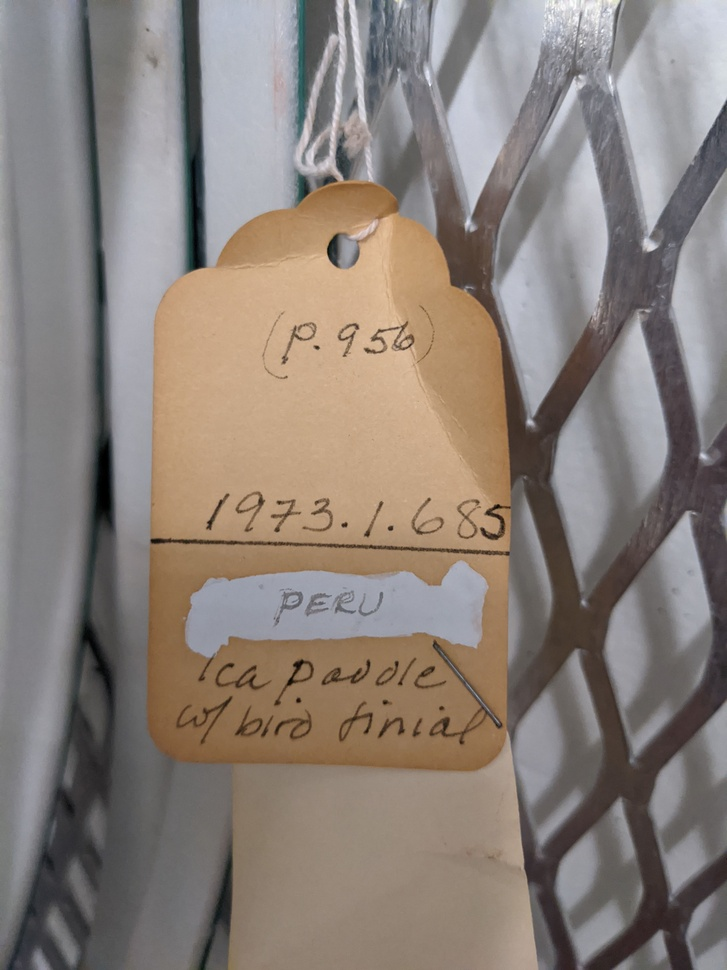
#> input picture images/1973.1.685.jpg, 727 x 970 px, shrunk from 3024 x 4032 before the run
$ python -i canny.py   (imports and definitions only)
#> lines starting #> are read from the running program, lines starting #| are printed output that depends on the picture; after the words box and inside, x2 and y2 are one past the last pixel; in counts of white or black regions, pixels touching at a corner belong together
#> further down, picture is the input picture: shape (970, 727, 3); mean B, G, R 121.2, 128.1, 138.2
#!/usr/bin/env python3
# coding: utf-8
'''
canny.py
Author: Phillip Williams (pcw14)
Acknowledgements to Adrian Rosebrock of pyimagesearch.com for his
tutorials on AI and image processing.
'''

import numpy as np
import cv2
import imutils


def canny(image, mode="auto"):
    '''
    Runs a Canny filter across a given image

    :param image: the image to run the Canny filter across
    :param mode: the mode that defines what resolution the Canny filter uses to process the image
    :return: the processed image
    '''
#> called with mode = 'auto'
    gray = cv2.cvtColor(image, cv2.COLOR_BGR2GRAY) # convert the image to grayscale
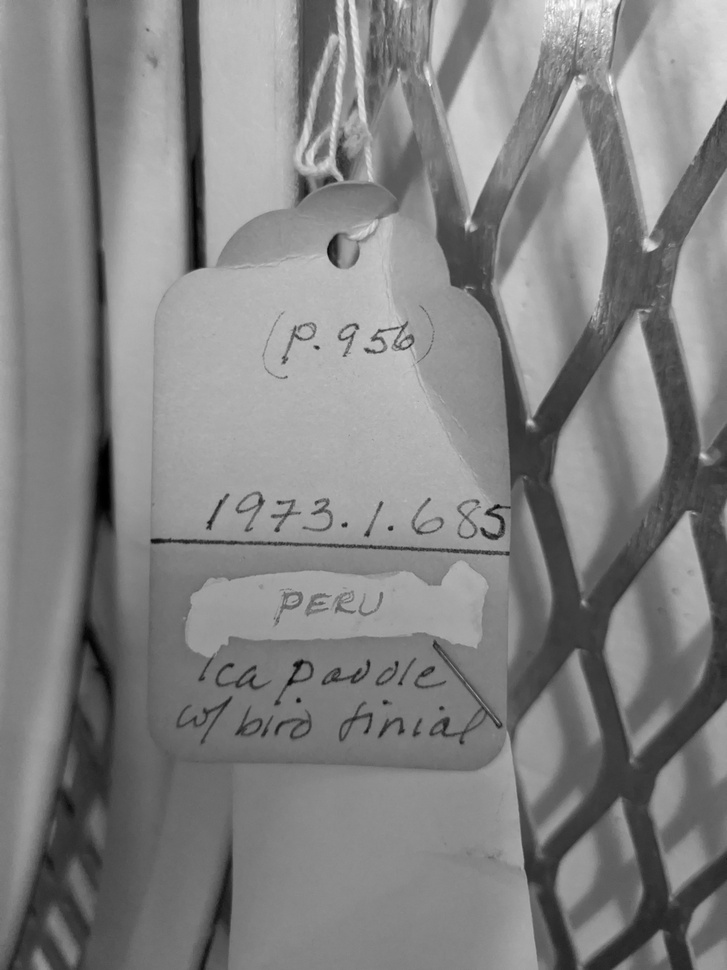
#> gray: shape (970, 727); min 0, max 254, mean 130.4
    blurred = cv2.GaussianBlur(gray, (3, 3), 0) # perform a Gaussian blur to get rid of noise

    if mode == "auto":
        # Automatically calculates the resolution of the Canny Filter based on the image
        sigma = 0.33 # 0.33
        v = np.median(blurred)
#> v = 134

        lower = int(max(0, (1.0 - sigma) * v))
#> lower = 89
        upper = int(min(255, (1.0 + sigma) * v))
#> upper = 178

        return cv2.Canny(blurred, lower, upper)
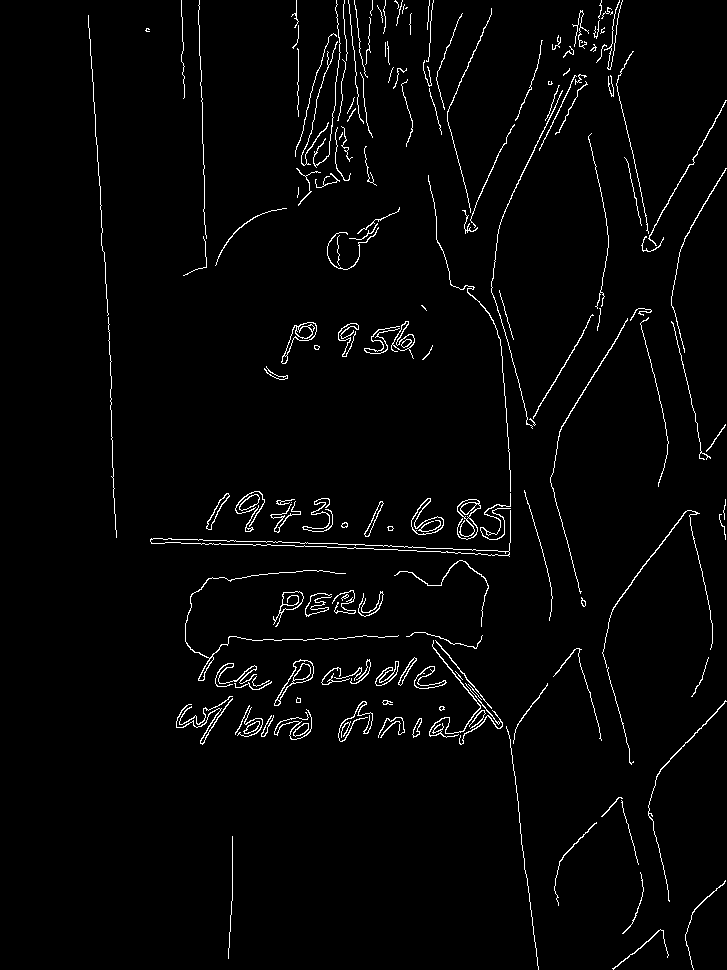
#> returned value: shape (970, 727); 2.5% white in thin lines or dots, all inside (x1, y1, x2, y2) = (88, 0, 727, 970)

    if mode == "wide":
        # Performs the Canny process using a wide resolution
        return cv2.Canny(blurred, 10, 200)

    if mode == "tight":
        # Performs the Canny process using a small resolution
        return cv2.Canny(blurred, 255, 250)

>>> import cv2
>>> picture = cv2.imread('images/1973.1.685.jpg')
>>> result = canny(picture)

$ run again, on images/1983.21.7.jpg
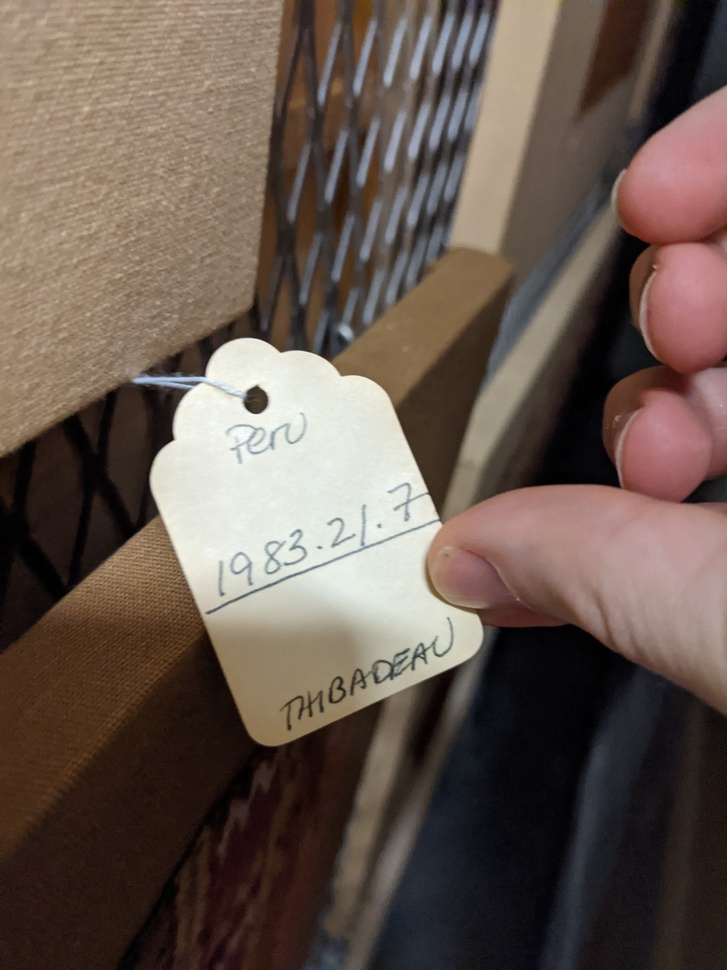
#> input picture images/1983.21.7.jpg, 727 x 970 px, shrunk from 3024 x 4032 before the run
#> picture is the input picture: shape (970, 727, 3); mean B, G, R 79, 87.9, 102.9
#> in canny, `gray = cv2.cvtColor(image, cv2.COLOR_BGR2GRAY)`:
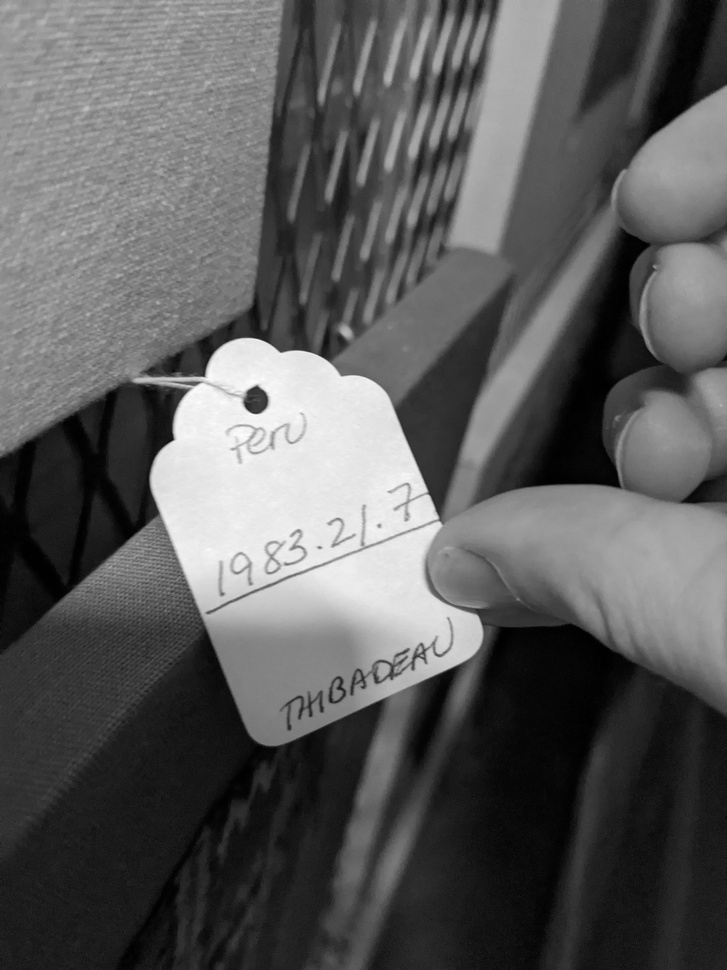
#> gray: shape (970, 727); min 0, max 253, mean 91.4
#> v = 81
#> lower = 54
#> upper = 107
#> in canny, `return cv2.Canny(blurred, lower, upper)`:
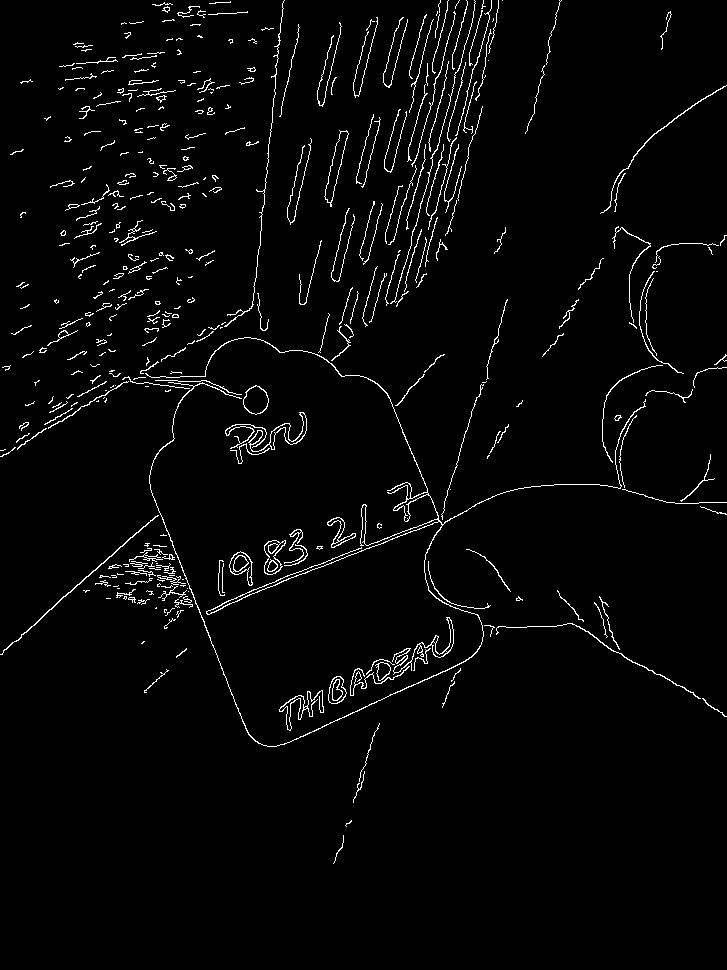
#> returned value: shape (970, 727); 2.8% white in thin lines or dots, all inside (x1, y1, x2, y2) = (0, 0, 727, 864)

$ run again, on images/1998.4.1.jpg
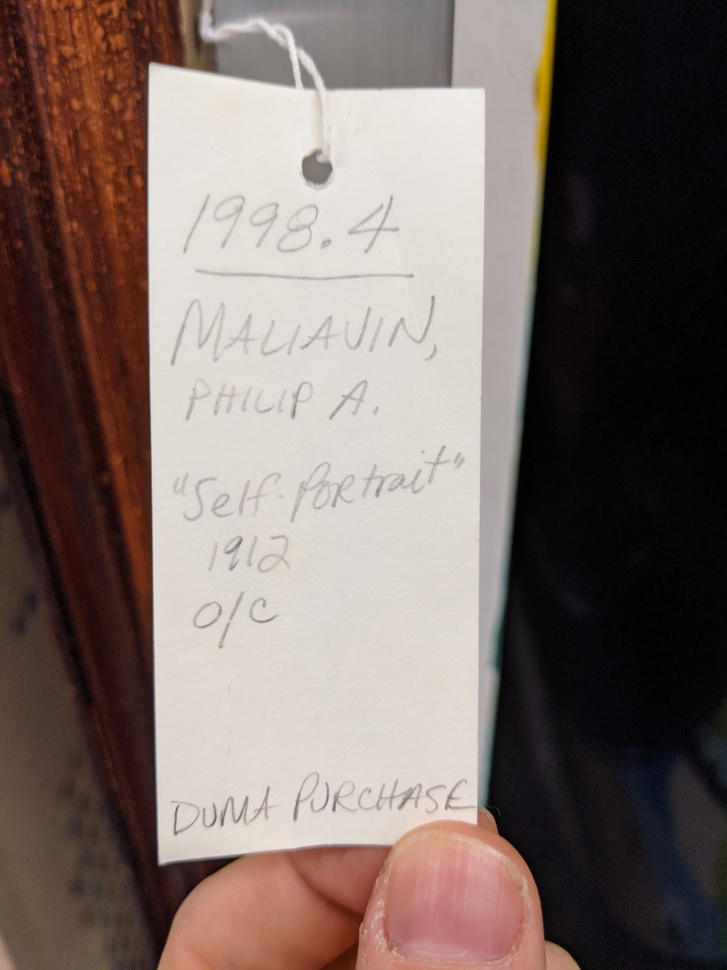
#> input picture images/1998.4.1.jpg, 727 x 970 px, shrunk from 3024 x 4032 before the run
#> picture is the input picture: shape (970, 727, 3); mean B, G, R 103.7, 108.8, 122.8
#> in canny, `gray = cv2.cvtColor(image, cv2.COLOR_BGR2GRAY)`:
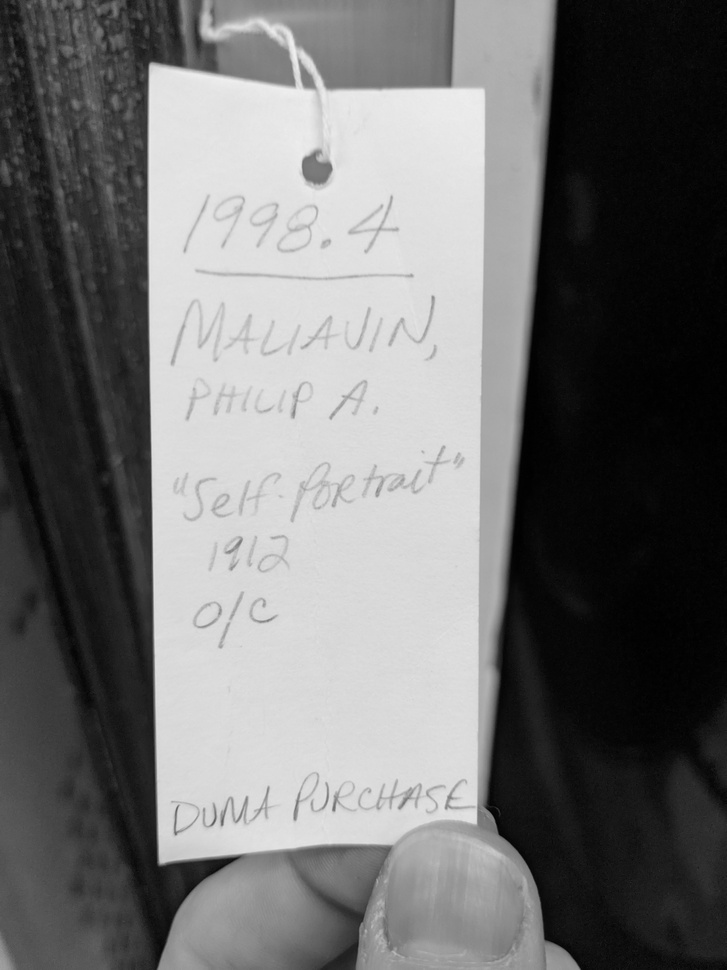
#> gray: shape (970, 727); min 0, max 240, mean 112.4
#> v = 93
#> lower = 62
#> upper = 123
#> in canny, `return cv2.Canny(blurred, lower, upper)`:
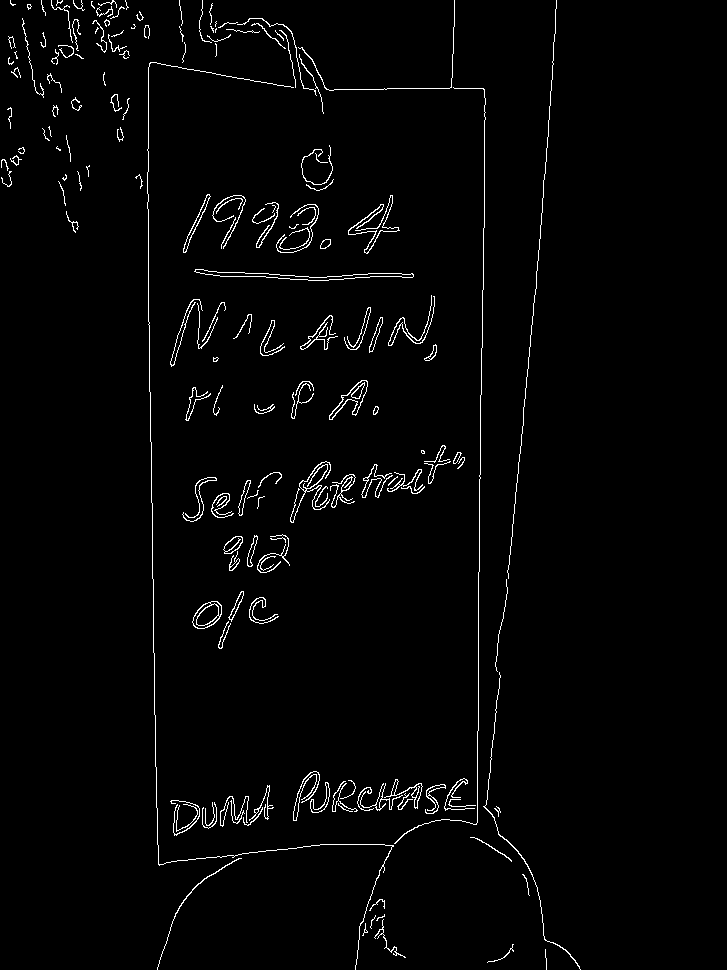
#> returned value: shape (970, 727); 2.1% white in thin lines or dots, all inside (x1, y1, x2, y2) = (1, 0, 581, 970)
